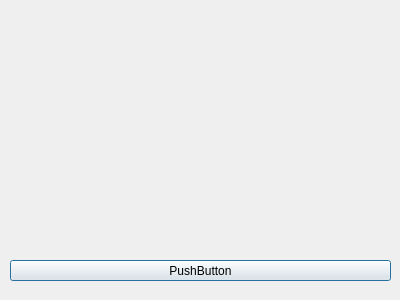
<?xml version="1.0" encoding="UTF-8"?>
<ui version="4.0">
 <class>Dialog</class>
 <widget class="QDialog" name="Dialog">
  <property name="geometry">
   <rect>
    <x>0</x>
    <y>0</y>
    <width>400</width>
    <height>300</height>
   </rect>
  </property>
  <property name="windowTitle">
   <string>Dialog</string>
  </property>
  <widget class="QPushButton" name="pushButton">
   <property name="geometry">
    <rect>
     <x>10</x>
     <y>260</y>
     <width>381</width>
     <height>21</height>
    </rect>
   </property>
   <property name="text">
    <string>PushButton</string>
   </property>
  </widget>
 </widget>
 <resources/>
 <connections/>
</ui>
